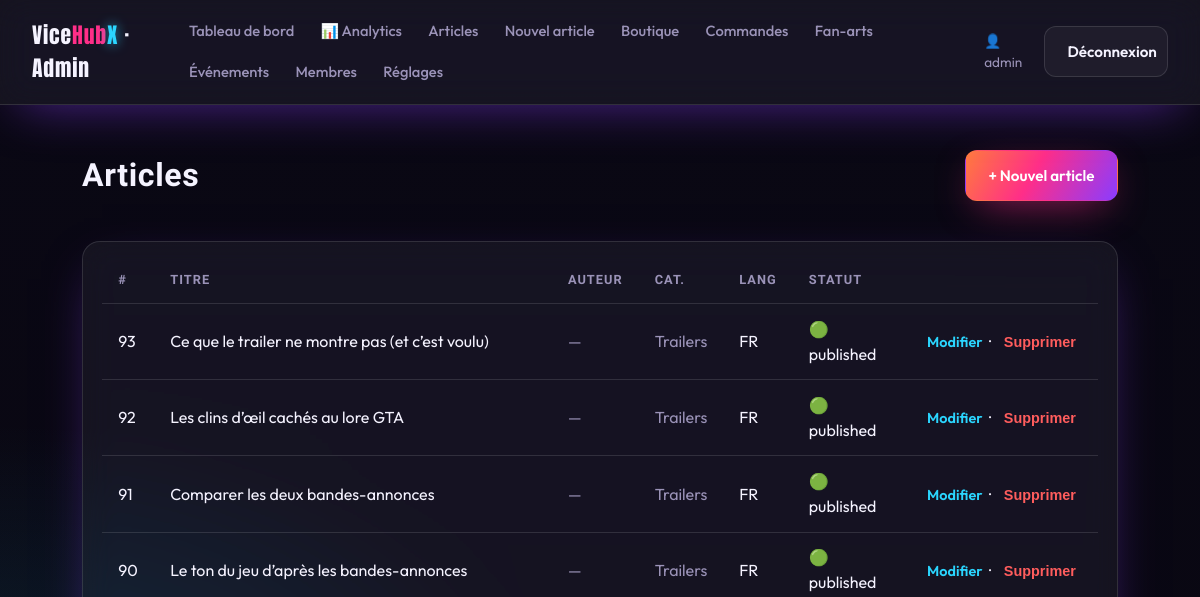
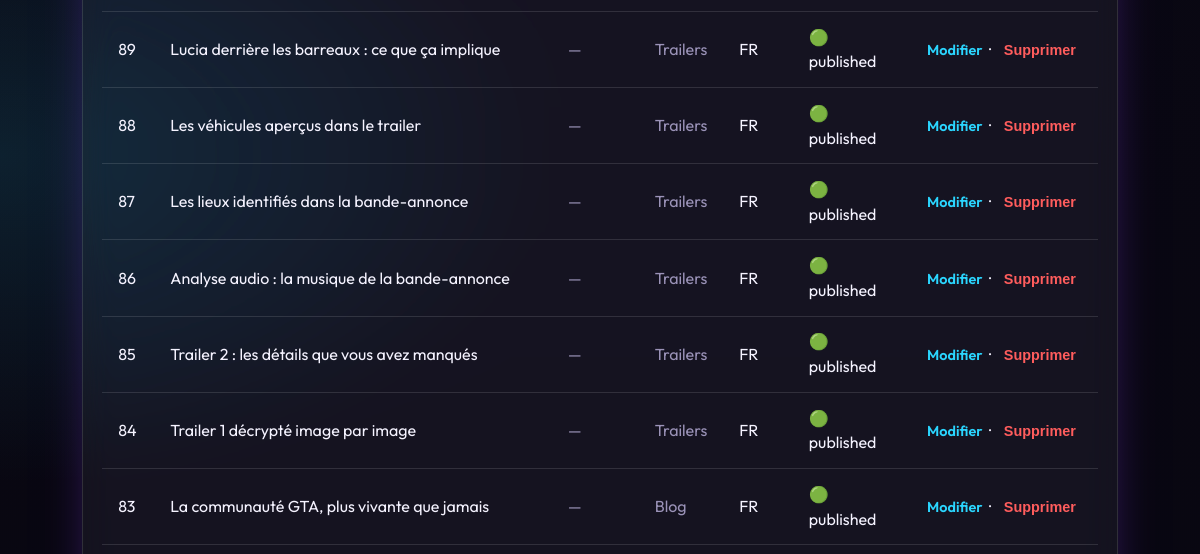
The app's page /admin/articles.php (signed in, upper part), older data (2 pictures, top to bottom).
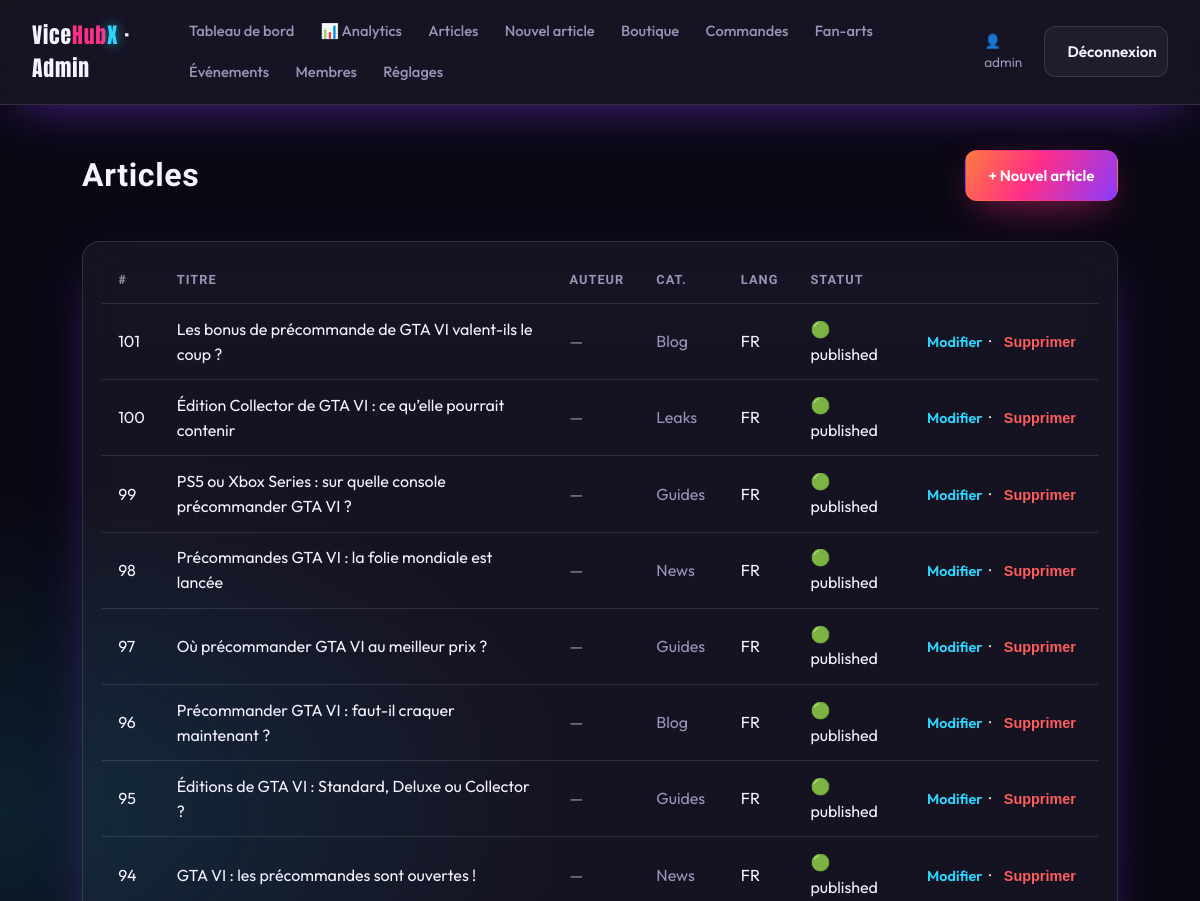
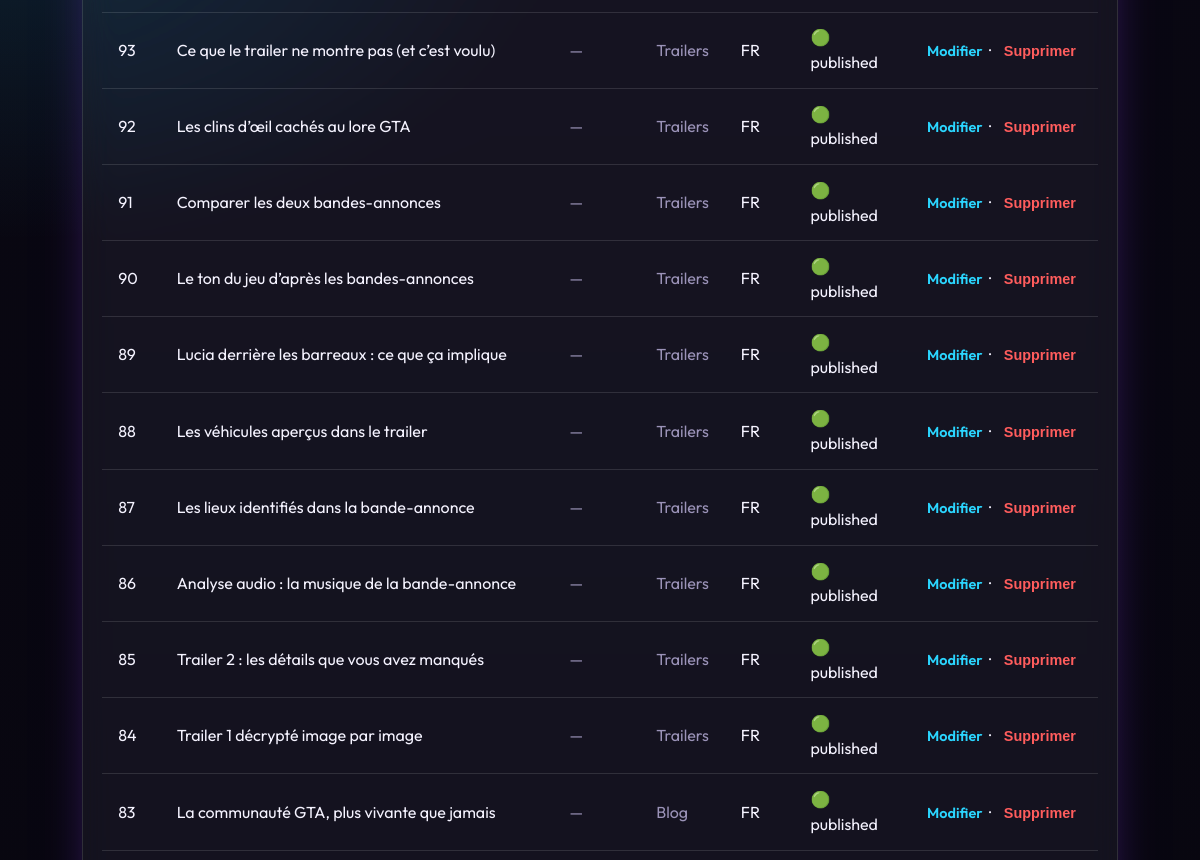
The same page, newer data (2 pictures, top to bottom).
### tables this page shows
CREATE TABLE users (
    id            INT AUTO_INCREMENT PRIMARY KEY,
    username      VARCHAR(64) NOT NULL UNIQUE,
    email         VARCHAR(190) UNIQUE,
    display_name  VARCHAR(80),
    password_hash VARCHAR(255) NOT NULL,
    role          ENUM('admin','editor','contributor','member') NOT NULL DEFAULT 'member',
    created_at    DATETIME NOT NULL DEFAULT CURRENT_TIMESTAMP
);

CREATE TABLE articles (
    id           INT AUTO_INCREMENT PRIMARY KEY,
    category_id  INT,
    lang         ENUM('fr','en') NOT NULL DEFAULT 'fr',
    title        VARCHAR(200) NOT NULL,
    slug         VARCHAR(220) NOT NULL UNIQUE,
    excerpt      VARCHAR(400),
    body         MEDIUMTEXT,
    badge        VARCHAR(20) DEFAULT NULL,
    image        VARCHAR(255) DEFAULT NULL,
    author_id    INT DEFAULT NULL,
    status       ENUM('draft','pending','published') NOT NULL DEFAULT 'draft',
    published_at DATETIME DEFAULT NULL,
    created_at   DATETIME NOT NULL DEFAULT CURRENT_TIMESTAMP,
    CONSTRAINT fk_articles_cat FOREIGN KEY (category_id)
        REFERENCES categories(id) ON DELETE SET NULL,
    INDEX idx_status (status),
    INDEX idx_lang (lang)
);

CREATE TABLE categories (
    id   INT AUTO_INCREMENT PRIMARY KEY,
    name VARCHAR(80) NOT NULL,
    slug VARCHAR(80) NOT NULL UNIQUE
);

### includes/functions.php (called while the page is built, shortened)
<?php
function e(?string $value): string
{
    return htmlspecialchars((string) $value, ENT_QUOTES | ENT_SUBSTITUTE, 'UTF-8');
}
function t(string $key): string
{
    return $GLOBALS['LANG'][$key] ?? ($GLOBALS['LANG_FALLBACK'][$key] ?? $key);
}
function lang(): string
{
    return $GLOBALS['LANG_CODE'] ?? 'fr';
}
function asset(string $path): string
{
    return BASE_URL . '/public/assets/' . ltrim($path, '/');
}
function url(string $path): string
{
    return BASE_URL . '/' . ltrim($path, '/');
}
function is_logged_in(): bool
{
    return !empty($_SESSION['user_id']);
}
function current_user(): ?array
{
    static $cache = null;
    if ($cache !== null && (int) $cache['id'] === (int) $_SESSION['user_id']) {
        return $cache;
    }
    $stmt = db()->prepare('SELECT id, username, email, display_name, role FROM users WHERE id = ? LIMIT 1');
    $stmt->execute([$_SESSION['user_id']]);
    return $cache = ($stmt->fetch() ?: null);
}
function user_role(): string
{
    return current_user()['role'] ?? '';
}
function is_admin(): bool
{
    return in_array(user_role(), ['admin', 'editor'], true);
}
function require_admin(): void
{
    if (!is_admin()) {
        redirect(with_lang(url('pages/account.php')));
    }
}

### config/database.php (called while the page is built, shortened)
<?php
function db(): PDO
{
    static $pdo = null;
    if ($pdo instanceof PDO) {
        return $pdo;
    }
    $dsn = sprintf(
        'mysql:host=%s;port=%s;dbname=%s;charset=utf8mb4',
        DB_HOST,
        DB_PORT,
        DB_NAME
    );
    try {
        $pdo = new PDO($dsn, DB_USER, DB_PASS, [
            PDO::ATTR_ERRMODE            => PDO::ERRMODE_EXCEPTION,
            PDO::ATTR_DEFAULT_FETCH_MODE => PDO::FETCH_ASSOC,
            PDO::ATTR_EMULATE_PREPARES   => false,
        ]);
    } catch (PDOException $e) {
        http_response_code(500);
        $hint = (getenv('APP_ENV') ?: 'dev') === 'prod'
            ? 'Service momentanément indisponible.'
            : 'Connexion base de données impossible : ' . $e->getMessage()
              . ' — vérifiez config/config.php et que la base "' . DB_NAME . '" existe.';
        exit('<p style="font-family:sans-serif;padding:2rem;color:#fff;background:#0a0a12">'
            . htmlspecialchars($hint, ENT_QUOTES, 'UTF-8') . '</p>');
    }
    return $pdo;
}

### admin/articles.php (the view, shortened to what this page needs)
<?php
require __DIR__ . '/../includes/admin_header.php';
$articles = db()->query(
    "SELECT a.id, a.title, a.lang, a.status, a.badge, a.published_at,
            c.name cat, COALESCE(u.display_name, u.username) author
     FROM articles a
     LEFT JOIN categories c ON c.id=a.category_id
     LEFT JOIN users u ON u.id=a.author_id
     ORDER BY (a.status='pending') DESC, a.id DESC"
)->fetchAll();
?>
<div class="admin-bar">
    <h1><?= e(t('admin_articles')) ?></h1>
    <a class="btn btn--primary" href="<?= e(url('admin/article-create.php')) ?>">+ <?= e(t('admin_new')) ?></a>
</div>
<div class="glass" style="border-radius:18px;padding:1rem 1.2rem;overflow-x:auto">
    <table class="data-table">
        <thead><tr><th>#</th><th>Titre</th><th>Auteur</th><th>Cat.</th><th>Lang</th><th>Statut</th><th></th></tr></thead>
        <tbody>
        <?php foreach ($articles as $a): ?>
            <tr>
                <td><?= (int) $a['id'] ?></td>
                <td><?= e($a['title']) ?></td>
                <td class="muted"><?= e($a['author'] ?? '—') ?></td>
                <td class="muted"><?= e($a['cat'] ?? '—') ?></td>
                <td><?= e(strtoupper($a['lang'])) ?></td>
                <td><?= $a['status'] === 'published' ? '🟢' : ($a['status'] === 'pending' ? '🟡' : '⚪') ?> <?= e($a['status']) ?></td>
                <td style="white-space:nowrap">
                    <a class="link-all" href="<?= e(url('admin/article-edit.php?id=' . (int) $a['id'])) ?>"><?= e(t('admin_edit')) ?></a>
                    &nbsp;·&nbsp;
                    <form method="post" style="display:inline" onsubmit="return confirm('Supprimer cet article ?')">
                        <button class="link-all" style="background:none;border:0;color:#ff5d5d;cursor:pointer"><?= e(t('admin_delete')) ?></button>
                    </form>
                </td>
            </tr>
        <?php endforeach; ?>
        </tbody>
    </table>
</div>
<?php require __DIR__ . '/../includes/admin_footer.php'; ?>

### includes/admin_header.php (shortened to what this page needs)
<?php
require_admin();
$admin_user = current_user();
$admin_nav = [
    ['dashboard.php', t('admin_dashboard')],
    ['analytics.php', '📊 Analytics'],
    ['articles.php',  t('admin_articles')],
    ['article-create.php', t('admin_new')],
    ['products.php',  'Boutique'],
    ['orders.php',    'Commandes'],
    ['fanarts.php',   'Fan-arts'],
    ['events.php',    'Événements'],
    ['users.php',     'Membres'],
    ['settings.php',  'Réglages'],
];
?>
<!DOCTYPE html>
<html lang="<?= e(lang()) ?>">
<head>
    <link rel="stylesheet" href="<?= e(asset('css/style.css')) ?>">
</head>
<body>
<header class="site-header glass">
    <div class="header-inner">
        <a class="logo" href="<?= e(url('admin/dashboard.php')) ?>">Vice<span class="logo-accent">Hub</span><span class="logo-x">X</span> · Admin</a>
        <nav class="site-nav">
            <?php foreach ($admin_nav as [$href, $label]): ?>
                <a href="<?= e(url('admin/' . $href)) ?>"><?= e($label) ?></a>
            <?php endforeach; ?>
        </nav>
        <div class="header-actions">
            <span class="muted" style="font-size:.85rem">👤 <?= e($admin_user['username'] ?? '') ?></span>
            <a class="btn btn--ghost" href="<?= e(url('admin/logout.php')) ?>"><?= e(t('admin_logout')) ?></a>
        </div>
    </div>
</header>
<main class="admin-shell">

### includes/admin_footer.php (shortened to what this page needs)
</main>
</body>
</html>

Row changes from the older to the newer data that the page shows:
added articles: id "101", title "Les bonus de précommande de GTA VI valent-ils le coup ?", author "—", category.name "Blog", lang "FR", status "published"
added articles: id "100", title "Édition Collector de GTA VI : ce qu’elle pourrait contenir", author "—", category.name "Leaks", lang "FR", status "published"
added articles: id "99", title "PS5 ou Xbox Series : sur quelle console précommander GTA VI ?", author "—", category.name "Guides", lang "FR", status "published"
added articles: id "98", title "Précommandes GTA VI : la folie mondiale est lancée", author "—", category.name "News", lang "FR", status "published"
added articles: id "97", title "Où précommander GTA VI au meilleur prix ?", author "—", category.name "Guides", lang "FR", status "published"
added articles: id "96", title "Précommander GTA VI : faut-il craquer maintenant ?", author "—", category.name "Blog", lang "FR", status "published"
added articles: id "95", title "Éditions de GTA VI : Standard, Deluxe ou Collector ?", author "—", category.name "Guides", lang "FR", status "published"
added articles: id "94", title "GTA VI : les précommandes sont ouvertes !", author "—", category.name "News", lang "FR", status "published"
